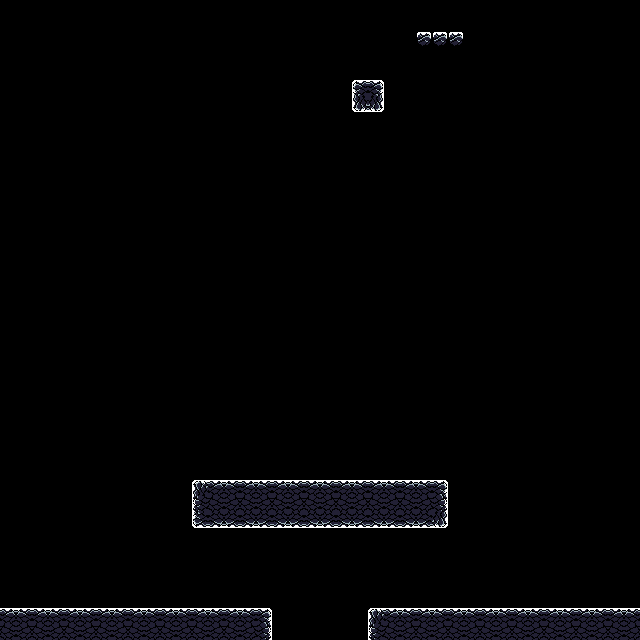

This game map was drawn from its Tiled (.tmx) file and the tilesets committed beside it. A one-line description and the trimmed map source follow:
An orthogonal 40x40 tile map with 16x16 px tiles, 2 tile layers (grass, ground), 4 tilesets and 8 objects (3x feather).

<map version="1.9" tiledversion="1.9.2" orientation="orthogonal" renderorder="right-down" width="40" height="40" tilewidth="16" tileheight="16" infinite="0" nextlayerid="5" nextobjectid="12">
 <editorsettings>
  <export target="../5.lua" format="lua" />
 </editorsettings>
 <tileset firstgid="1" name="tileset gmtk-ts2" tilewidth="16" tileheight="16" tilecount="40" columns="8">
  <image source="../../../assets/caveassets/tileset gmtk-ts2.png" width="128" height="80" />
 </tileset>
 <tileset firstgid="41" name="platformertiles" tilewidth="16" tileheight="16" tilecount="96" columns="16">
  <image source="../../../assets/undergroundassets/platformertiles.png" width="256" height="96" />
 </tileset>
 <tileset firstgid="137" name="Tileset" tilewidth="16" tileheight="16" tilecount="21" columns="7">
  <image source="../../../assets/undergroundassets/Tileset.png" width="112" height="48" />
 </tileset>
 <tileset firstgid="158" name="Ice_Tileset" tilewidth="16" tileheight="16" tilecount="20" columns="5">
  <image source="../../../assets/undergroundassets/Ice_Tileset.png" width="80" height="64" />
 </tileset>
 <layer id="3" name="grass" width="40" height="40">
  <data>[1600 cells, 0 non-empty, 0 distinct tile ids]</data>
 </layer>
 <layer id="1" name="ground" width="40" height="40">
  <data>[1600 cells, 123 non-empty, 5 distinct tile ids]</data>
 </layer>
 <objectgroup color="#aa00ff" id="4" name="entity">
  <object id="5" name="feather" class="feather" x="320.031" y="367.75">
   <ellipse />
  </object>
  <object id="7" name="feather" class="feather" x="320.25" y="208">
   <ellipse />
  </object>
  <object id="8" name="feather" class="feather" x="321" y="143.25">
   <ellipse />
  </object>
 </objectgroup>
 <objectgroup color="#ff0000" id="2" name="solid">
  <object id="2" x="368.478" y="608.434" width="271.742" height="31.9583">
   <properties>
    <property name="collidable" type="bool" value="true" />
   </properties>
  </object>
  <object id="3" x="-0.121" y="608.333" width="271.742" height="31.9583">
   <properties>
    <property name="collidable" type="bool" value="true" />
   </properties>
  </object>
  <object id="4" x="192.493" y="480.778" width="254.833" height="46.1401">
   <properties>
    <property name="collidable" type="bool" value="true" />
   </properties>
  </object>
  <object id="10" x="352.405" y="80.3419" width="31.1518" height="31.3704">
   <properties>
    <property name="collidable" type="bool" value="true" />
   </properties>
  </object>
  <object id="11" x="417.246" y="32.2921" width="45.2427" height="14.3704">
   <properties>
    <property name="collidable" type="bool" value="true" />
   </properties>
  </object>
 </objectgroup>
</map>
